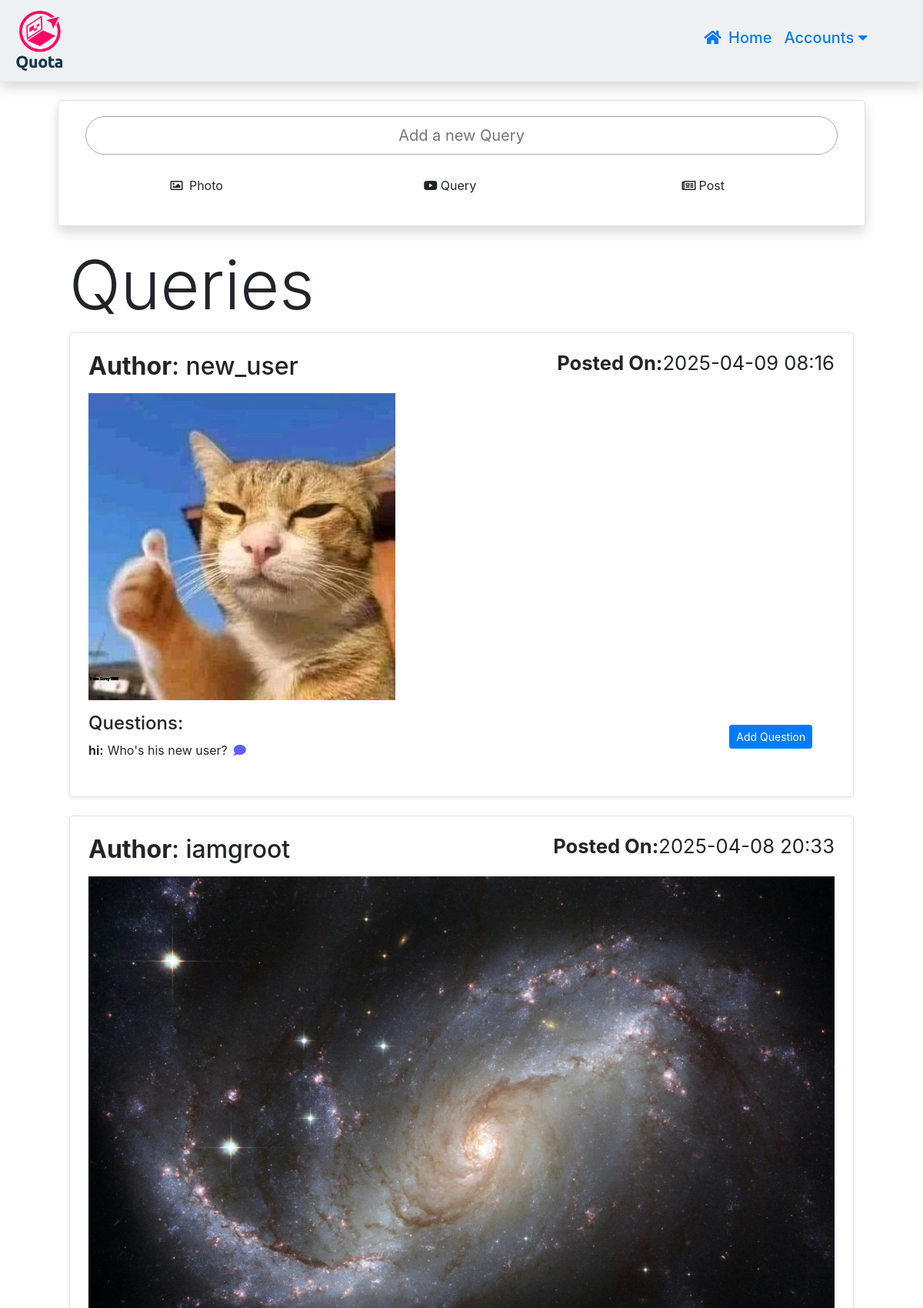
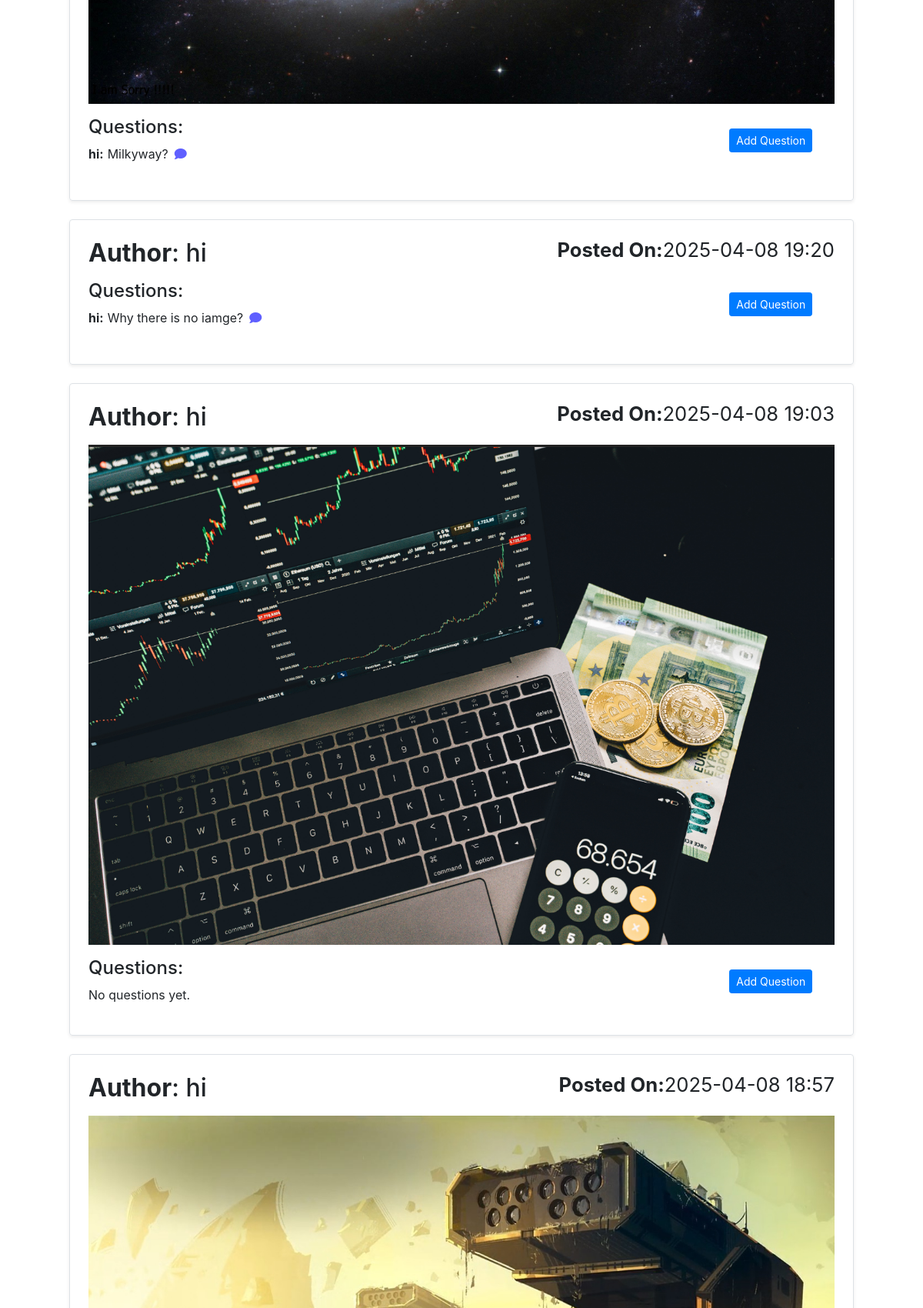
The app's page / (signed in, upper part) with its own data (2 pictures, top to bottom).
### home/models.py (models this page shows, shortened)
class Post(models.Model):
    content = models.TextField(blank = True, null = True)
    image = models.ImageField(upload_to = 'upload/posts/', validators = [FileExtensionValidator(['png', 'jpg', 'jpeg'])], blank = True, null = True)
    liked = models.ManyToManyField(User, blank = True, related_name = 'likes')
    created = models.DateTimeField(auto_now_add = True)
    updated = models.DateTimeField(auto_now = True)
    author = models.ForeignKey(User, on_delete = models.CASCADE, related_name = 'posts')

class Question(models.Model):
    post = models.ForeignKey(Post, related_name='questions', on_delete=models.CASCADE)
    user = models.ForeignKey(User, related_name='questions', on_delete=models.CASCADE)
    body = models.TextField()
    created = models.DateTimeField(auto_now_add=True)

### home/views.py (the view)
# urls.py: path('', home, name = "home"),
@login_required
def home(request):
    context = {}
    if request.method == 'POST':
        post_type = request.POST.get("post_type")
        if post_type == "add_query":
            form = PostForm(request.POST, request.FILES)
            if form.is_valid():
                post = form.save(commit=False)
                post.author = request.user
                post.save()
                return redirect('/')
    else:
        form = PostForm()
    context['post_form'] = form
    posts = Post.objects.all().order_by('-created')
    posts_with_comments = []
    for post in posts:
        comments = Question.objects.filter(post=post).order_by('created')
        posts_with_comments.append({
            'post': post,
            'comments': comments
        })
    context["posts_with_comments"] = posts_with_comments
    return render(request, "index.html", context)

### home/forms.py
class PostForm(forms.ModelForm):
    class Meta:
        model = Post
        fields = ['content', 'image']

### home/templates/index.html (shortened to what this page needs)
{% extends 'base.html' %}
{% block content %}
<div class = "container mt-4" style = "max-width: 90%;">
    <div class = "container border rounded shadow" id = "up_post">
        <a data-toggle="modal" data-target="#exampleModal">
            <div class = "row" id = "mana">
                <div class = "container col-lg-12">
                    <input type = "text" placeholder = "Add a new Query">
                </div>
            </div>
            <div class = "container text-center row mt-2 mb-4" id = "up_icons">
                <div class = "container col-lg-4">
                    <p><i class="far mr-1 fa-image" id = "image"></i> Photo </p>
                </div>
                <div class = "container col-lg-4">
                    <p><i class="fab mr-1 fa-youtube" id = "video"></i>Query</p>
                </div>
                <div class = "container col-lg-4">
                    <p><i class="far mr-1 fa-newspaper" id = "article"></i>Post</p>
                </div>
            </div>
        </a>
    </div>
    <div class="container mt-4">
        <h1 class = "display-2">Queries</h1>
        {% for item in posts_with_comments %}
            <div class="post mb-4 p-4 border rounded shadow-sm">
                <h2><b>Author</b>: {{ item.post.author.username }} <small style = "float: right;"><b>Posted On:</b>{{ item.post.created|date:"Y-m-d H:i" }}</small></h2>
                {% if item.post.image %}
                    <img src="{{ item.post.image.url }}" alt="Post Image" class="img-fluid">
                {% endif %}
                <div class="comments mt-3">
                    <div class = "row">
                        <div class = "col-sm-10">
                            <h4>Questions:</h4>
                            {% for comment in item.comments %}
                                <div class="comment mb-2" style = "display: flex;">
                                    <p><strong style = "margin-right: 5px;">{{ comment.user.username }}:</strong>{{ comment.body }}</p>
                                    <a href = "/answer_question?post_id={{item.post.id}}&comment_id={{comment.id}}">
                                        <button style = "padding: 0px; border: none; outline: none;background-color: #fff;">
                                            <i class="fas fa-comment ml-2" style = "color: rgb(95, 95, 255);"></i>
                                        </button>
                                </div>
                            {% empty %}
                                <p>No questions yet.</p>
                            {% endfor %}
                        </div>
                        <div class="col-sm-2">
                            <a href = "/add_question?post_id={{item.post.id}}">
                                <button type="button" class="btn btn-sm btn-primary mt-3" data-toggle="modal" data-target="#comment_modal" data-post-id="{{ post.id }}">
                                    Add Question
                                </button>
                            </a>
                        </div>
                    </div>
                </div>
            </div>
        {% empty %}
            <p>No posts available.</p>
        {% endfor %}
    </div>
</div>
{% endblock %}

### templates/base.html (shortened to what this page needs)
<!DOCTYPE html>
<html lang="en">
<head>
    <link rel="stylesheet" href="https://stackpath.bootstrapcdn.com/bootstrap/4.3.1/css/bootstrap.min.css">
    <link rel="stylesheet" href="https://use.fontawesome.com/releases/v5.15.3/css/all.css">
</head>
<body>
    <nav class="navbar navbar-default navbar-fixed-top navbar-expand-lg shadow" id = "nbar" style = "background-color: #eef1f3;">
        <a class="navbar-brand ml-1" href="/"><img style = "height: 80px;" src = "/ui/img/main_logo.png"></a>
        <div class="collapse navbar-collapse mr-5" id="navbarSupportedContent">
          <ul class="navbar-nav ml-auto" id = "imp_links">
            <li class="nav-item">
              <a class="nav-link" href="/"><h5> <i class="fas fa-home mr-1"></i> Home </h5></a>
            </li>
            <li class="nav-item dropdown">
              <a class="nav-link " href="#" id="navbarDropdown" role="button" data-toggle="dropdown" aria-haspopup="true" aria-expanded="false">
                <h5> Accounts <i class="fas fa-caret-down"></i> </h5>
              </a>
            </li>
          </ul>
        </div>
    </nav>
    {% block content %}  {% endblock %}
</body>
</html>

### home/templates/index.html (style rules this page uses)
#mana { padding: 20px; }
#mana input { width: 100%; height: 50px; border: 1px solid darkgray; border-radius: 25px; text-align: center; font-size: 20px; }

### records on screen
Post: post.author.username "new_user", post.created "2025-04-09 08:16", post.image (picture)
Question: user.username "hi", body "Who's his new user?"
Post: post.author.username "iamgroot", post.created "2025-04-08 20:33", post.image (picture)
Question: user.username "hi", body "Milkyway?"
Post: post.author.username "hi", post.created "2025-04-08 19:20"
Question: user.username "hi", body "Why there is no iamge?"
Post: post.author.username "hi", post.created "2025-04-08 19:03", post.image (picture)
Post: post.author.username "hi", post.created "2025-04-08 18:57", post.image (picture)
